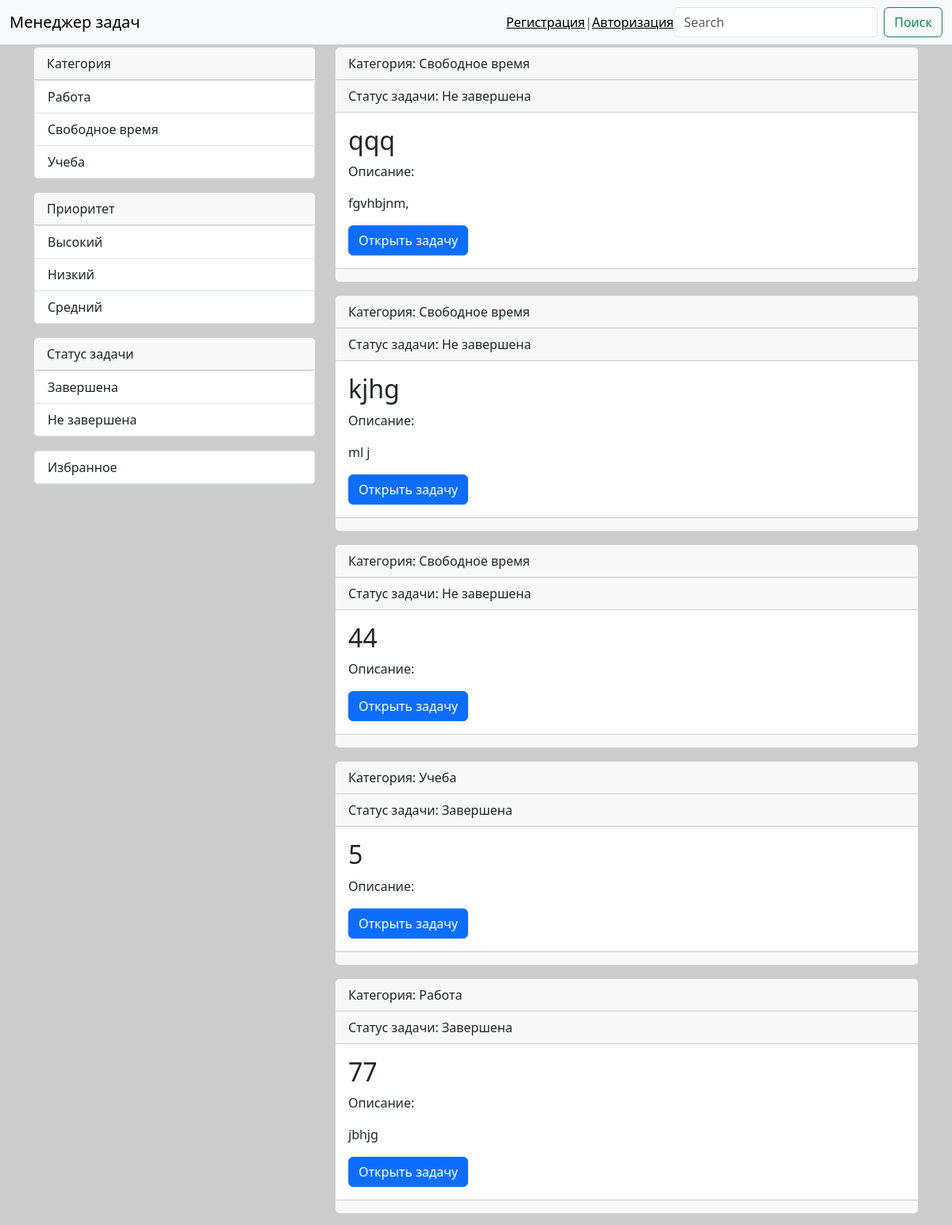
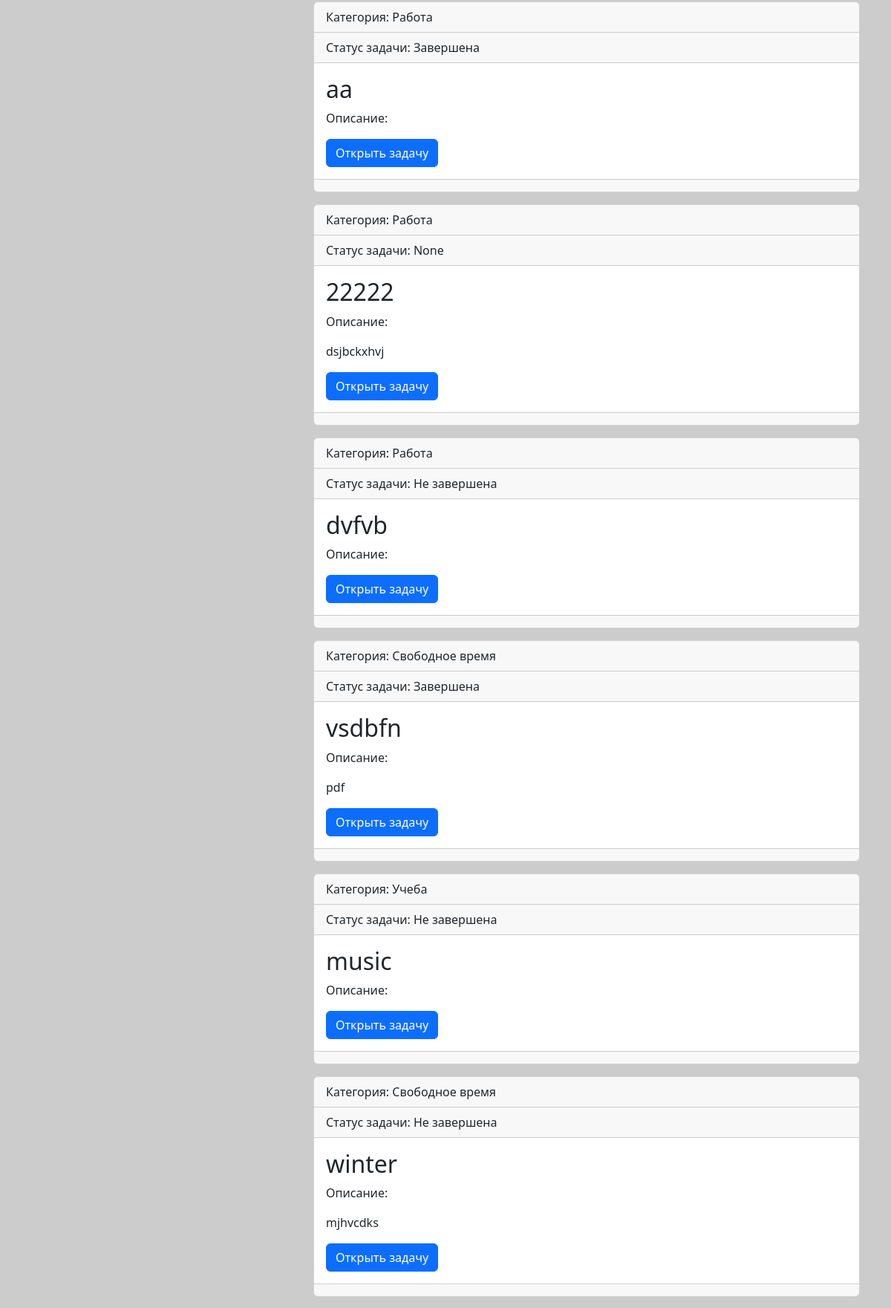
The app's page /priority/1/ (upper part) with its own data (2 pictures, top to bottom).
### taskmanager/models.py (models this page shows, shortened)
class Category(models.Model):
    title = models.CharField(max_length=150, db_index=True, verbose_name='Категория')
    class Meta:
        verbose_name = 'Категория'
        verbose_name_plural = 'Категории'
        ordering = ['title']
    def __str__(self):
        return self.title

class Priority(models.Model):
    title = models.CharField(max_length=150, db_index=True, verbose_name='Приоритет')
    class Meta:
        verbose_name = 'Приоритет'
        verbose_name_plural = 'Приоритет'
        ordering = ['title']

class Completed(models.Model):
    title = models.CharField(max_length=150, db_index=True, verbose_name='Статус задачи')
    class Meta:
        verbose_name = 'Статус задачи'
        verbose_name_plural = 'Статусы задач'
        ordering = ['title']
    def __str__(self):
        return self.title

class Favourite(models.Model):
    title = models.CharField(max_length=150, db_index=True, verbose_name='Избранное')
    mark = models.BooleanField(default=False, verbose_name='Отметить')
    class Meta:
        verbose_name = 'Избранное'
        verbose_name_plural = 'Избранное'

class TaskManager(models.Model):
    title = models.CharField(max_length=155, verbose_name='Заголовок')
    content = models.TextField(blank=True, verbose_name='Описание')
    category = models.ForeignKey('Category', on_delete=models.PROTECT, null=True, verbose_name='Категория',
                                 blank=True)
    priority = models.ForeignKey('Priority', on_delete=models.PROTECT, null=True, verbose_name='Приоритет',
                                 blank=True)
    completed = models.ForeignKey('Completed', on_delete=models.PROTECT, null=True, verbose_name='Статус задачи',
                                  blank=True)
    favourite = models.ForeignKey('Favourite', on_delete=models.PROTECT, null=True, verbose_name='Избранное',
                                  blank=True)
    completed_at = models.DateField(verbose_name='Дата завершения', auto_now=False, null=True, blank=True)
    user = models.ForeignKey(User, on_delete=models.CASCADE, null=True)
    class Meta:
        verbose_name = 'Задача'
        verbose_name_plural = 'Задачи'
        ordering = ['completed_at']
    def get_absolute_url(self):
        return reverse('view_task', kwargs={'task_id': self.pk})

### taskmanager/views.py (the view)
# urls.py: path('priority/<int:priority_id>/', get_priority, name='priority'),
def get_priority(request, priority_id):
    task_manager = TaskManager.objects.filter(priority_id=priority_id)
    priority = Priority.objects.get(pk=priority_id)
    context = {
        'taskmanager': task_manager,
        'priority': priority,
    }
    return render(request, 'taskmanager/priority.html', context)

### taskmanager/templatetags/taskmanager_tags.py (called while the page is built)
@register.simple_tag()
def get_categories():
    return Category.objects.all()

@register.simple_tag()
def get_completed():
    return Completed.objects.all()

@register.simple_tag()
def get_priorities():
    return Priority.objects.all()

@register.simple_tag()
def get_favourite():
    return Favourite.objects.all()

### taskmanager/templates/taskmanager/priority.html (shortened to what this page needs)
{% extends 'base.html' %}
{% block sidebar %}
{% include 'inc/_sidebar.html' %}
{% endblock %}
{% block content %}
<div class="col-md-8">
                {% for item in taskmanager %}
                <div class="card mb-3">
                    <div class="card-header">
                        Категория: {{ item.category }}
                    </div>
                    <div class="card-header">
                        Статус задачи: {{ item.completed }}
                    </div>
                    <div class="card-body">
                        <h2 class="card-title">{{ item.title }}</h2>
                        {% autoescape off %}
                        <p class="card-text">Описание: {{ item.content|linebreaks|truncatewords:50 }}</p>
                        {% endautoescape %}
                        <a href="{{ item.get_absolute_url }}" class="btn btn-primary">Открыть задачу</a>
                    </div>
                    <div class="card-footer text-muted">
                    </div>
                </div>
                {% endfor %}
                    </div>
{% endblock %}

### templates/inc/_sidebar.html
{% load taskmanager_tags %}
{% get_categories as categories %}
{% get_completed as completed_s %}
{% get_priorities as priorities %}
{% get_favourite as favourites %}
<div class="col-md-4">
                <div class="card mb-3">
                    <div class="card-header">Категория</div>
                    <div class="list-group">
                    {% for item in categories %}
                    <a href="{% url 'category' item.pk %}" class="list-group-item list-group-item-action">{{ item.title }}</a>
                    {% endfor %}
                    </div>
                </div>
                <div class="col-md-12">
                    <div class="card mb-3">
                        <div class="card-header">Приоритет</div>
                        <div class="list-group">
                            {% for item in priorities %}
                            <a href="{% url 'priority' item.pk %}" class="list-group-item list-group-item-action">{{ item.title }}</a>
                            {% endfor %}
                        </div>
                    </div>
                </div>
                <div class="col-md-12">
                    <div class="card mb-3">
                        <div class="card-header">Статус задачи</div>
                        <div class="list-group">
                            {% for item in completed_s %}
                            <a href="{% url 'completed_task' item.pk %}" class="list-group-item list-group-item-action">{{ item.title }}</a>
                            {% endfor %}
                        </div>
                    </div>
                </div>
                <div class="card mb-3">
                    <div class="list-group">
                    {% for item in favourites %}
                    <a href="{% url 'favourite' item.pk %}" class="list-group-item list-group-item-action">{{ item.title }}</a>
                    {% endfor %}
                    </div>
                </div>
            </div>

### taskmanager/static/css/styles.css (style rules this page uses)
body { background-color: #ccc; }

### records on screen
Category: title "Работа"
Category: title "Свободное время"
Category: title "Учеба"
Priority: title "Высокий"
Priority: title "Низкий"
Priority: title "Средний"
Completed: title "Завершена"
Completed: title "Не завершена"
Favourite: title "Избранное"
TaskManager: category "Свободное время", completed "Не завершена", title "qqq", content "fgvhbjnm,"
TaskManager: category "Свободное время", completed "Не завершена", title "kjhg", content "ml j"
TaskManager: category "Свободное время", completed "Не завершена", title "44"
TaskManager: category "Учеба", completed "Завершена", title "5"
TaskManager: category "Работа", completed "Завершена", title "77", content "jbhjg"
TaskManager: category "Работа", completed "Завершена", title "aa"
TaskManager: category "Работа", completed "None", title "22222", content "dsjbckxhvj"
TaskManager: category "Работа", completed "Не завершена", title "dvfvb"
TaskManager: category "Свободное время", completed "Завершена", title "vsdbfn", content "pdf"
TaskManager: category "Учеба", completed "Не завершена", title "music"
TaskManager: category "Свободное время", completed "Не завершена", title "winter", content "mjhvcdks"
